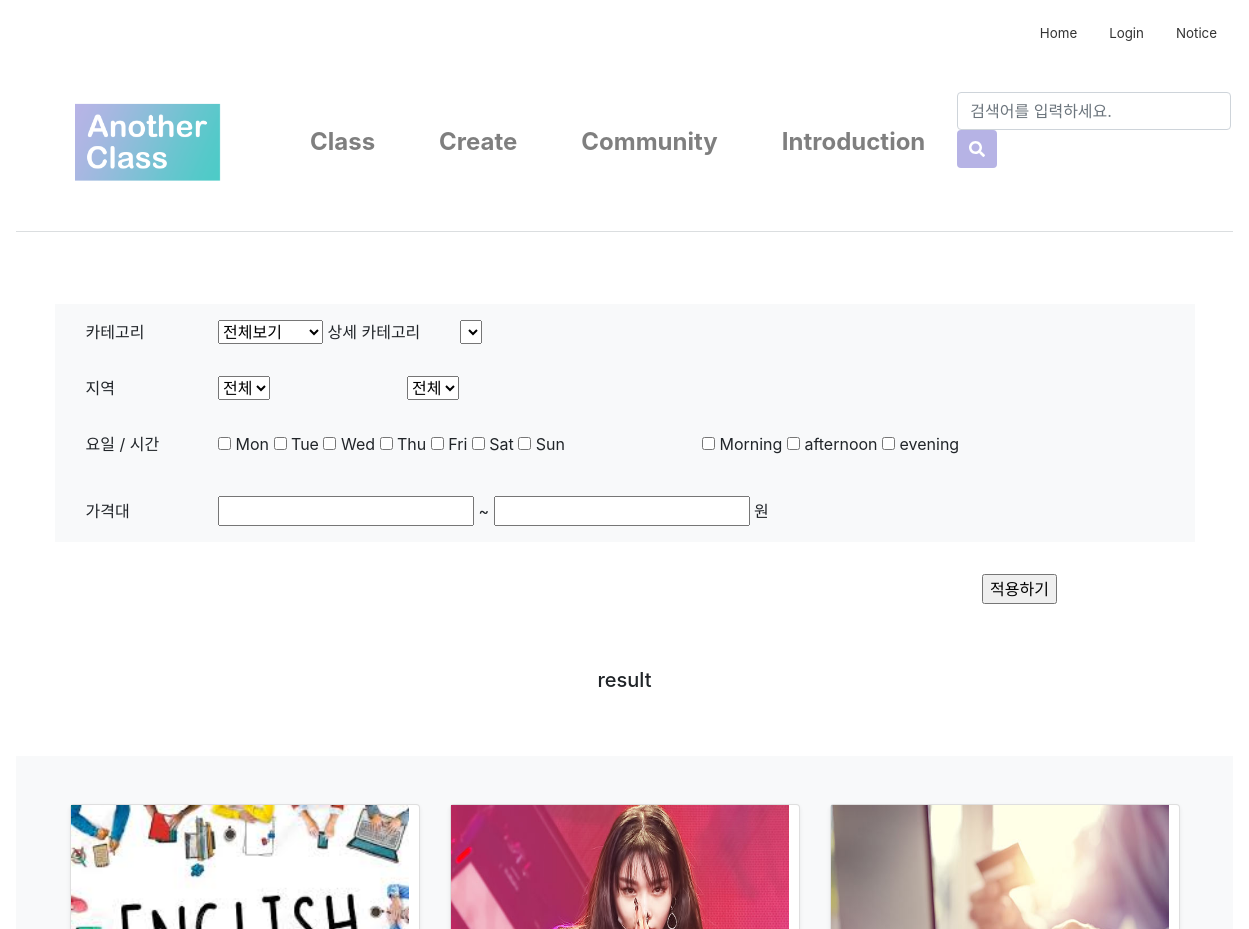
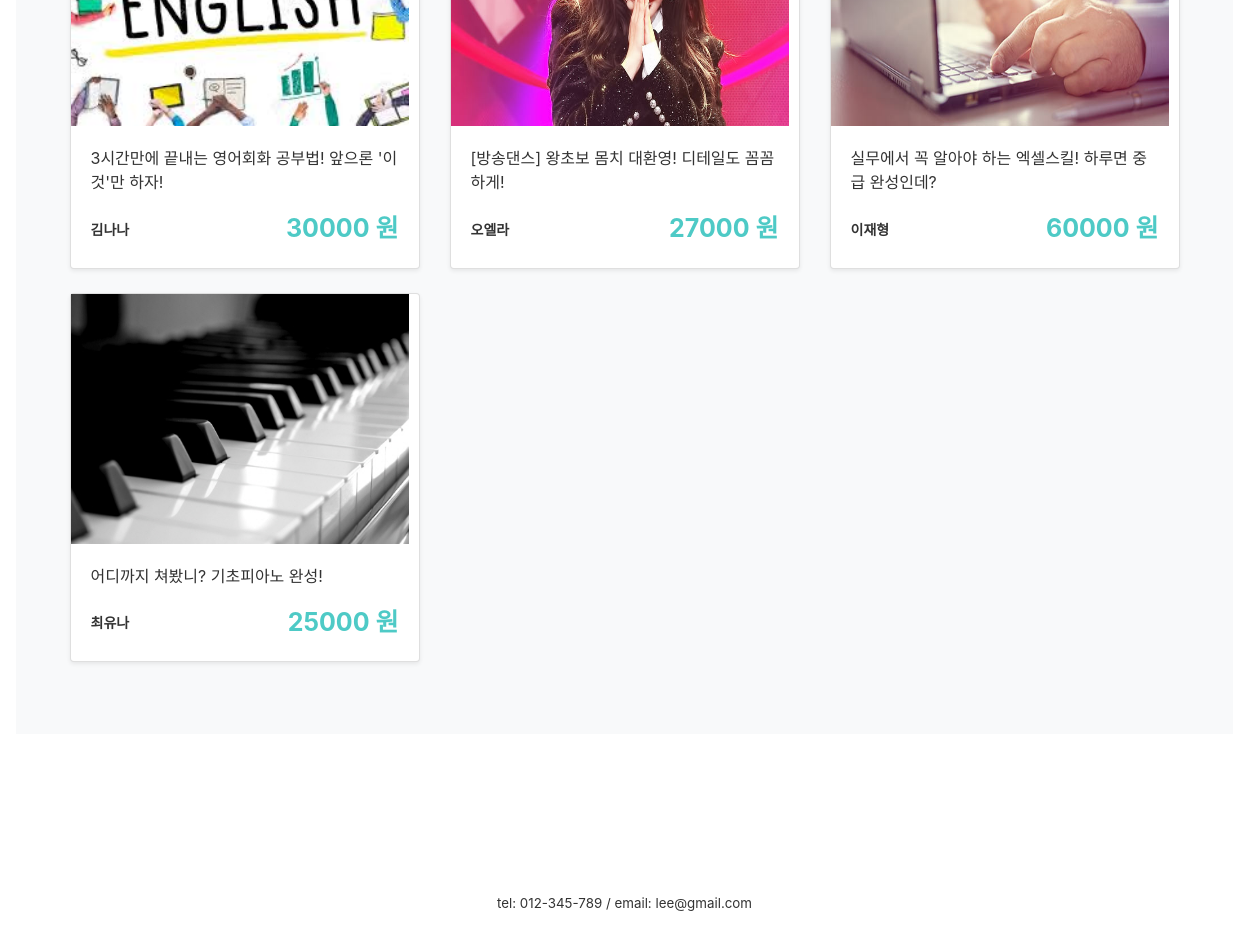
The page /class/ on the database its author committed (2 pictures, top to bottom).
### firstApp/models.py (models this page shows, shortened)
class Class(models.Model):
    author = models.ForeignKey(settings.AUTH_USER_MODEL, on_delete=models.CASCADE, default=1)
    title = models.CharField(max_length=50)
    tutor = models.CharField(max_length=10)
    tutor_photo = models.ImageField(upload_to="tutor", default='')
    tutor_insta = models.CharField(null=True, blank=True, max_length=50, default='')
    tutor_blog = models.CharField(null=True, blank=True, max_length=50, default='')
    tutor_youtube = models.CharField(null=True, blank=True, max_length=50, default='')
    category = models.ForeignKey('firstApp.Category', on_delete=models.CASCADE, default=1, related_name='category')
    area = models.ForeignKey('firstApp.Area', on_delete=models.CASCADE, default=1)
    date = models.DateTimeField(default=timezone.now)
    photo = models.ImageField(upload_to="class")
    body = RichTextUploadingField(default='')
    tutor_body = RichTextUploadingField(default='')
    price = models.PositiveIntegerField(null=True)
    time = models.PositiveIntegerField(null=True)
    level = models.ForeignKey('firstApp.Level', on_delete=models.CASCADE, default=1, related_name='level')
    mode = models.ForeignKey('firstApp.Mode', on_delete=models.CASCADE, default=1, related_name='mode')
    in_min = models.PositiveIntegerField(null=True, blank=True, default='1')
    in_max = models.PositiveIntegerField(null=True, blank=True, default='1')

### firstApp/views.py (the view)
# urls.py: path('class/', views.categoryselect, name='class'),
def categoryselect(request):
    cateId = request.GET.get('cateId', '')  # url의 쿼리스트링을 가져온다. 없는 경우 공백을 리턴한다
    if cateId == '':
        classes = Class.objects.all()
    else:
        classes = Class.objects.filter(category=cateId)
    cate_list = Category.objects.all()
    return render(request, 'firstApp/categoryselect.html',
                  {'classes': classes, 'cate_list': cate_list, 'cateId': cateId})

### firstApp/templates/firstApp/categoryselect.html (shortened to what this page needs)
{% extends 'firstApp/base.html' %}
{% load static %}
{% block upper_content %}
<link rel="stylesheet" href="{% static 'css/selectbox.css' %}">
    <form action="#">
    <div class="container bg-light select-box">
            <div class="filter-item">
                <span class="filter-name">카테고리</span>
                <select id="sort-select" onchange="location = this.value;">
                    <option value="/class">전체보기</option>
                </select>
                <span class="filter-name">상세 카테고리</span>
                <select>
                </select>
            </div>
            <div class="filter-item">
                <span class="filter-name">지역</span>
                <select name="region">
                    <option value="all">전체</option>
                </select>
                <select name="region2">
                    <option value="all">전체</option>
                </select>
            </div>
            <div class="filter-item">
                <span class="filter-name">요일 / 시간</span>
                <label><input type="checkbox" name="day" value="mon"> Mon </label>
                <label><input type="checkbox" name="day" value="tue"> Tue </label>
                <label><input type="checkbox" name="day" value="tue"> Wed </label>
                <label><input type="checkbox" name="day" value="tue"> Thu </label>
                <label><input type="checkbox" name="day" value="tue"> Fri </label>
                <label><input type="checkbox" name="day" value="tue"> Sat </label>
                <label><input type="checkbox" name="day" value="tue"> Sun </label>
                <label><input type="checkbox" name="time" value="morning"> Morning </label>
                <label><input type="checkbox" name="time" value="afternoon"> afternoon </label>
                <label><input type="checkbox" name="time" value="evening"> evening </label>
            </div>
            <div class="filter-item">
                <span class="filter-name">가격대</span>
                <input type="number"> ~ <input type="number"> 원
            </div>
    </div>
    <div class="apply">
    <input type="submit" value="적용하기">
    </div>
    </form>
{% endblock upper_content%}
{% block content %}
    <h5>result</h5>
    <div class="album py-5 bg-light">
        <div class="container">
            <div class="row">
                {% for class in classes %}
          <div class="col-md-4">
            <a class="productdetail"
               href="{% url 'product' class.id %}">
              <div class="card mb-4 shadow-sm">
              <img src="{{class.photo.url}}" width="338px" height="250px">
              <div class="card-body">
                <p class="card-text">{{class.title}}</p>
                <div class="d-flex justify-content-between align-items-center">
                   <small class="tutor_name">{{class.tutor}}</small>
                    <span class="class_price">{{class.price}} 원</span>
                </div>
              </div>
              </div>
            </a>
          </div>
          {% endfor %}
            </div>
        </div>
    </div>
    {% endblock content %}

### firstApp/static/css/base.css (style rules this page uses)
.class_price { float:right; color:#4ECAC6; font-weight:bold; font-size:25px; }
.tutor_name { font-weight:bold; font-size:14px; }
h5 { text-align: center; margin: 3rem; padding:1rem; }

### firstApp/static/css/navbar_custom.css (style rules this page uses)
a { color:#333; }

### firstApp/static/css/selectbox.css (style rules this page uses)
.select-box { margin-bottom:2rem; }
.filter-item { padding:1rem; }
.filter-name { display: inline-block; width:128px; }
.apply { display:block; text-align:right; position: relative; right: 11rem; }

### rows shown on the page
Class: photo (picture), title "3시간만에 끝내는 영어회화 공부법! 앞으론 '이것'만 하자!", tutor "김나나", price "30000"
Class: photo (picture), title "[방송댄스] 왕초보 몸치 대환영! 디테일도 꼼꼼하게!", tutor "오엘라", price "27000"
Class: photo (picture), title "실무에서 꼭 알아야 하는 엑셀스킬! 하루면 중급 완성인데?", tutor "이재형", price "60000"
Class: photo (picture), title "어디까지 쳐봤니? 기초피아노 완성!", tutor "최유나", price "25000"
